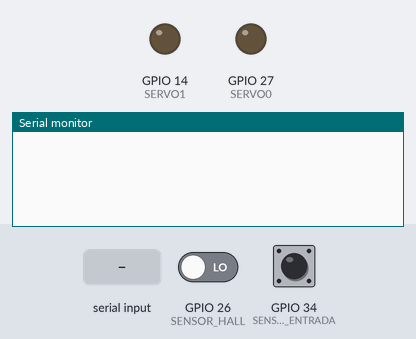
Recording of a sketch running on a simulated ESP32. On the bench: output pins drawn as LEDs (lit = HIGH), the last lines printed to the serial monitor. Inputs (shaded band) come from the test bench; at power-on: GPIO 26 (SENSOR_HALL) LOW, GPIO 34 (SENSOR_IR_ENTRADA) HIGH.

Above: at 1.2 s.
1.3 s: GPIO 26 (SENSOR_HALL) driven HIGH
At 2.5 s:
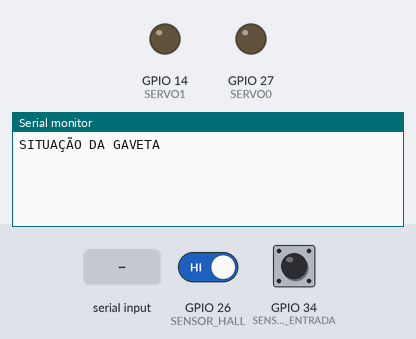
3.0 s: "1" received over Serial
At 5.0 s:
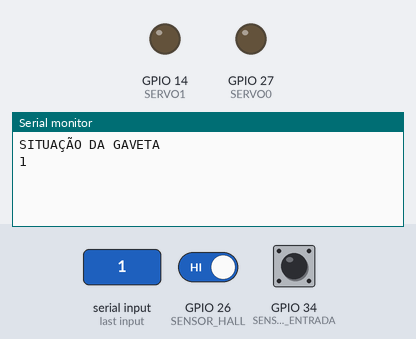
5.5 s: GPIO 34 (SENSOR_IR_ENTRADA) pulsed LOW 2 times (0.12 s each, 0.3 s apart)
At 6.7 s:
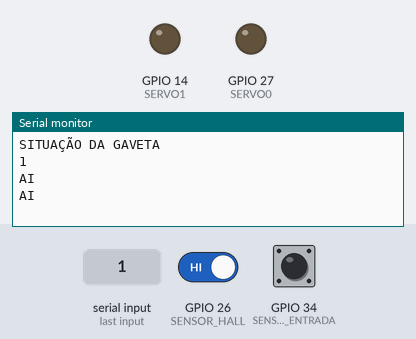

Measured:
- after the input at 1.3 s, the serial monitor: prints a new line after 0.25 s (image 1)
- after the input at 3.0 s, the serial monitor: prints a new line after 1.0 s (image 2)
- after the input at 5.5 s, the serial monitor: prints a new line after 0.37 s (image 3)

The sketch:

pi2_firmware.ino
```cpp
#define SENSOR_IR_ENTRADA 34
#define SENSOR_IR1 35
#define SENSOR_IR2 32
#define SENSOR_IR3 33
#define SENSOR_IR4 25
//#define SENSOR_IR5 00
#define SENSOR_HALL 26
#define SERVO0 27
#define SERVO1 14
#define STEP_DIR 12
#define STEP_STP 13

unsigned long tempo_inicial;
bool entrou = false;
bool fechou = false;

void isr_entrada(){
  tempo_inicial = millis();
  while(millis() < tempo_inicial + 250){
  }
  entrou = true;
}

void isr_gaveta(){
  tempo_inicial = millis();
  while(millis() < tempo_inicial + 250){
  }
  fechou = true;
}

void setup() {
  Serial.begin(115200);

  pinMode(SENSOR_IR_ENTRADA, INPUT);
  pinMode(SENSOR_IR1, INPUT);
  pinMode(SENSOR_IR2, INPUT);
  pinMode(SENSOR_IR3, INPUT);
  pinMode(SENSOR_IR4, INPUT);
//  pinMode(SENSOR_IR5, INPUT);
  pinMode(SENSOR_HALL, INPUT);
  pinMode(STEP_DIR, OUTPUT);
  pinMode(STEP_STP, OUTPUT);
  attachInterrupt(digitalPinToInterrupt(SENSOR_IR_ENTRADA), isr_entrada, RISING);
  attachInterrupt(digitalPinToInterrupt(SENSOR_HALL), isr_gaveta, RISING);

  // ledcSetup(uint8_t channel, uint32_t freq, uint8_t resolution_bits)
  ledcSetup(0, 50, 8);
  ledcSetup(1, 50, 8);
  // ledcAttachPin(uint8_t pin, uint8_t channel)
  ledcAttachPin(SERVO0, 0);
  ledcAttachPin(SERVO1, 1);
}

void loop() {
  if(Serial.available()){
    Serial.println(Serial.readString());

    // Fazer aqui controle do passo e servo

    // ledcWrite(uint8_t channel, uint32_t duty);
//    ledcWrite(0, dutyCycle);
//    ledcWrite(1, dutyCycle);
  }

  if(entrou){
    Serial.println("AI");
    entrou = false;
  }
  if(fechou){
    Serial.println("SITUAÇÃO DA GAVETA");
    fechou = false;
  }
}
```
